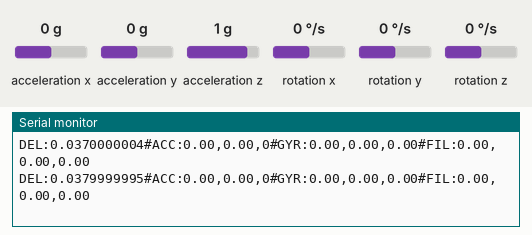
Simulated run of this sketch. Board: Arduino Uno, built with avr-gcc and run on an emulated ATmega328P. Parts: the last lines printed to the serial monitor. The test bench sets the inputs (shaded band); at power-on: acceleration x 0 g, acceleration y 0 g, rotation x 0 °/s, rotation y 0 °/s, rotation z 0 °/s, acceleration z 1 g.

Above: at 2.2 s.
2.3 s: acceleration x set to -1.4 g
At 3.1 s:
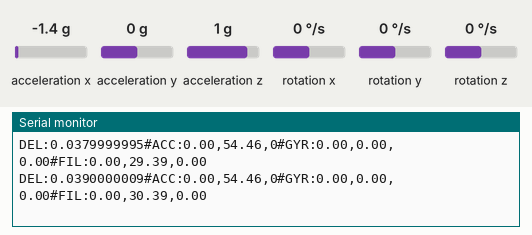
5.3 s: acceleration y set to -1.4 g
At 5.42 s:
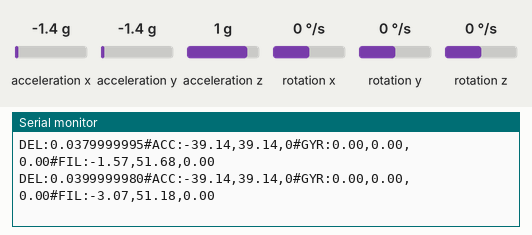
8.3 s: rotation x set to -192 °/s
At 8.3 s:
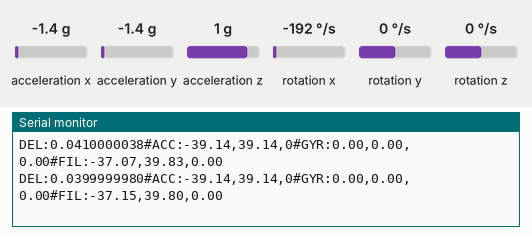
11.3 s: rotation y set to 100 °/s
At 11.31 s:
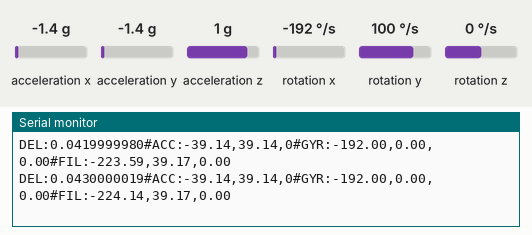
14.3 s: rotation z set to -100 °/s
At 14.3 s:
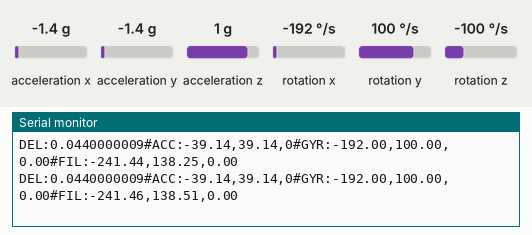
17.3 s: acceleration y set to 0 g
At 17.31 s:
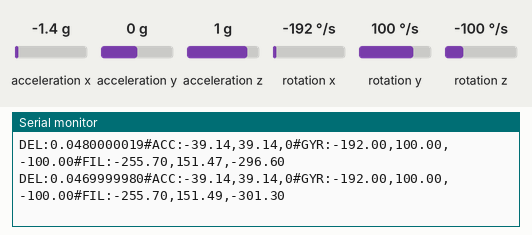
Timing chart, 0 to 20.3 s (numbered marks = the images above; inputs shaded):
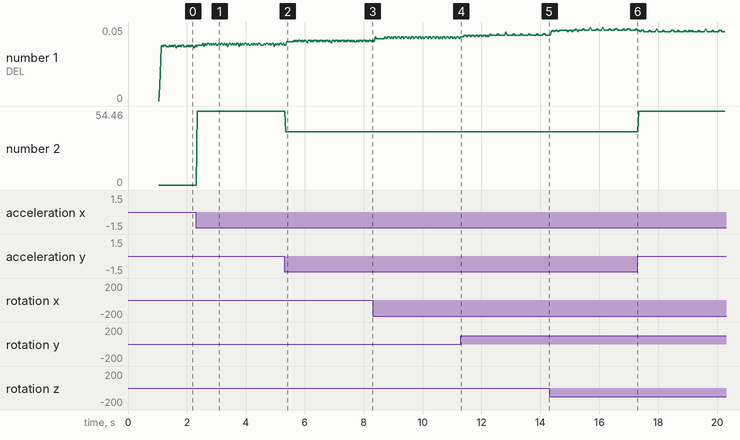

Measured:
- after the input at 2.3 s, the serial monitor: prints a new line after 0.06 s (image 1)
- plotted number 1: 0.04 → 0.04 after the input at 2.3 s
- plotted number 2: 0 → 54.46 after the input at 2.3 s

The sketch:

getMPU6050RawData.ino
```cpp
#include "I2Cdev.h"
#include "MPU6050.h"
#include "Wire.h"

MPU6050 accelgyro;

unsigned long last_read_time;
float         last_x_angle;
float         last_y_angle;
float         last_z_angle;

float base_x_acc, base_y_acc, base_z_acc;
float base_x_gyr, base_y_gyr, base_z_gyr;

int16_t ax, ay, az;
int16_t gx, gy, gz;
double Ax, Ay, Az, Gx, Gy, Gz;

void calibrate_sensors(){
  int    num_readings = 10;
  float  x_acc = 0;
  float  y_acc = 0;
  float  z_acc = 0;
  float  x_gyr = 0;
  float  y_gyr = 0;
  float  z_gyr = 0;

  for(int i=0; i < num_readings; i++){
    accelgyro.getMotion6(&ax, &ay, &az, &gx, &gy, &gz);
    x_acc += ax;
    y_acc += ay;
    z_acc += az;
    x_gyr += gz;
    y_gyr += gy;
    z_gyr += gz;
    delay(100);
  }
  x_acc /= num_readings;
  y_acc /= num_readings;
  z_acc /= num_readings;
  x_gyr /= num_readings;
  y_gyr /= num_readings;
  z_gyr /= num_readings;

  // Store the raw calibration values globally
  base_x_acc = x_acc;
  base_y_acc = y_acc;
  base_z_acc = z_acc;
  base_x_gyr = x_gyr;
  base_y_gyr = y_gyr;
  base_z_gyr = z_gyr;
}

void set_last_read_angle_data (unsigned long time, float x, float y, float z){
  last_read_time = time;
  last_x_angle = x;
  last_y_angle = y;
  last_z_angle = z;
}

void setup(){
  Wire.begin();

  Serial.begin(19200);
  accelgyro.initialize();

  // verify connection
  Serial.println("Testing device connections...");
  Serial.println(accelgyro.testConnection() ?
  "MPU6050 connection successful" : "MPU6050 connection failed");
  calibrate_sensors();
  set_last_read_angle_data(millis(), 0, 0, 0);
}

void loop(){
  double dT;
  accelgyro.getMotion6(&ax, &ay, &az, &gx, &gy, &gz);
  // Get the time of reading for rotation computations
  unsigned long t_now = millis();

  Ax = 2*9.8*ax/32768;
  Ay = 2*9.8*ay/32768;
  Az = 2*9.8*az/32768;
  Gx = (gx-base_x_gyr)/131.0;
  Gy = (gy-base_y_gyr)/131.0;
  Gz = (gz-base_z_gyr)/131.0;

  // Get angle values from accelerometer
  float RADIANS_TO_DEGREES = 180/3.14159;
  float angAccY = atan(-1*Ax/sqrt(pow(Ay,2) + pow(Az,2)))*RADIANS_TO_DEGREES;
  float angAccX = atan(Ay/sqrt(pow(Ax,2) + pow(Az,2)))*RADIANS_TO_DEGREES;

  float dt =(t_now - last_read_time)/1000.0;
  float angGyrX = (Gx*dt + last_x_angle);
  float angGyrY = (Gy*dt + last_y_angle);
  float angGyrZ = (Gz*dt + last_z_angle);

  float alpha = 0.96;
  float angle_x = alpha*angGyrX + (1.0 - alpha)*angAccX;
  float angle_y = alpha*angGyrY + (1.0 - alpha)*angAccY;
  float angle_z = angGyrZ;  //Accelerometer doesn't give z-angle

  set_last_read_angle_data(t_now, angle_x, angle_y, angle_z);

  Serial.print(F("DEL:"));   Serial.print(dt, DEC);
  Serial.print(F("#ACC:"));
  Serial.print(angAccX, 2);       Serial.print(F(","));
  Serial.print(angAccY, 2);       Serial.print(F(","));
  Serial.print(0, 2);
  Serial.print(F("#GYR:"));
  Serial.print(Gx, 2);       Serial.print(F(","));
  Serial.print(Gy, 2);       Serial.print(F(","));
  Serial.print(Gz, 2);
  Serial.print(F("#FIL:"));
  Serial.print(angle_x, 2);  Serial.print(F(","));
  Serial.print(angle_y, 2);  Serial.print(F(","));
  Serial.print(angle_z, 2);  Serial.println(F(""));

  delay(5);
}
```
